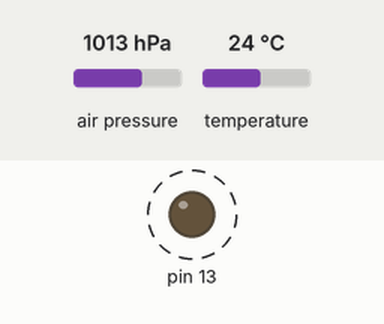
Simulated run of this sketch. Board: Arduino Uno, built with avr-gcc and run on an emulated ATmega328P. On the bench: output pins drawn as LEDs (lit = HIGH). Dashed ring = blinking. The inputs (shaded band) are chosen by the test bench; at power-on: air pressure 1013 hPa, temperature 24 °C.

Above: at 0.3 s.
Timing chart, 0 to 3.1 s (numbered marks = the images above):
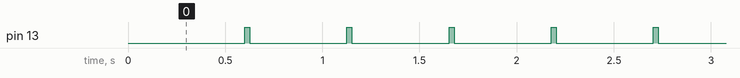

The sketch:

sketch_jun15a.ino
```cpp
// Pressure @ Ground level in Pascals
//default is 101325 Pascal

#include <Adafruit_BMP085.h>
#include <SoftwareSerial.h>
#include <Wire.h>

SoftwareSerial soft(3, 2); //RX,TX
Adafruit_BMP085 bmp;

int temp_C;
unsigned long pressure_Pa;
int alt_M;

long daily_Pressure;

void setup()
{
  /*Serial.begin(9600);
    Serial.println("USB SERIAL!");*/
  soft.begin(9600);
  pinMode(13, OUTPUT);
  if (!bmp.begin()) {
    //Serial.println("Could not find a valid BMP085 sensor, check wiring!");

    while (1) {

      digitalWrite(13, HIGH);
      delay(250);
      digitalWrite(13, LOW);
      delay(100);


    }
  }
  //Serial.println("BMP180 online!");

  daily_Pressure = bmp.readPressure();
  soft.println("DAILY PRESSURE=" + String(daily_Pressure, DEC) + " Pa");
  //Serial.println("Pressure Set!");
  //Serial.println("Time in Milliseconds, Temperature degC, Pressure in Pascals, Altitude in Meters");
  soft.println("milliseconds, deg_Centigrade, pascals, meters");


}

// Time in Milliseconds, Temperature, Pressure, Altitude
void loop()
{

  temp_C = bmp.readTemperature();
  pressure_Pa = bmp.readPressure();
  alt_M = bmp.readAltitude(daily_Pressure);

  //Serial.println(millis(), DEC);//time


  soft.print(millis(), DEC);//time
  soft.print(",");
  soft.print(temp_C, DEC);//temp
  soft.print(",");
  soft.print(pressure_Pa, DEC);//pressure
  soft.print(",");
  soft.println(alt_M, DEC);//alt
  digitalWrite(13, LOW);
  delay(500);
  digitalWrite(13, HIGH);
}
```

Measured:
- by itself, pin 13: alternates HIGH for 0.03 s and LOW for 0.50 s
